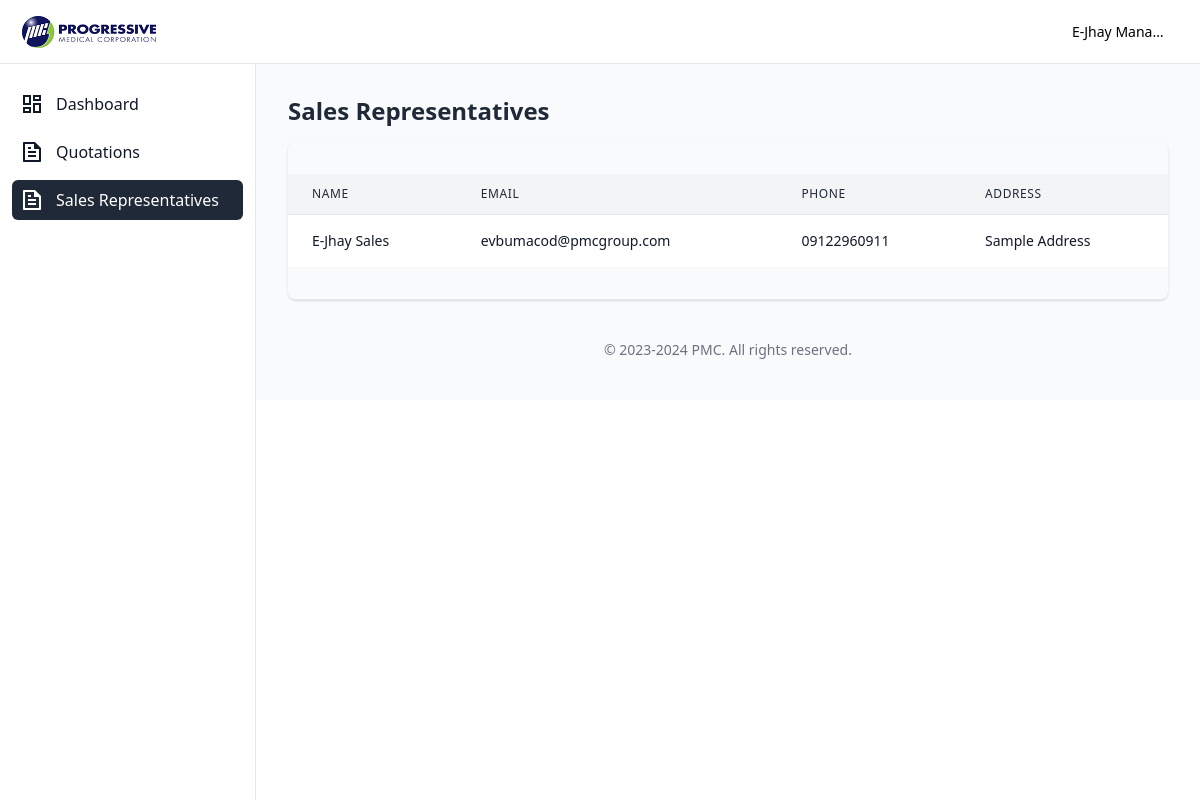
Page /sales (signed in) on the committed database.
### tables this page shows
CREATE TABLE `user` (
  `id` int(11) NOT NULL,
  `name` varchar(255) NOT NULL,
  `address` text NOT NULL,
  `phone` varchar(100) NOT NULL,
  `email` varchar(100) NOT NULL,
  `password` varchar(100) NOT NULL,
  `role_id` int(11) NOT NULL,
  `team_id` int(11) DEFAULT NULL,
  `created_at` timestamp NOT NULL DEFAULT current_timestamp(),
  `updated_at` timestamp NULL DEFAULT NULL
);

### Core/functions.php (called while the page is built, shortened)
<?php
function base_path($path)
{
    return BASE_PATH . $path;
}
function view($path, $attributes = [])
{
    extract($attributes);
    require base_path('views/' . $path);
}

### Http/controllers/sales_agent/index.php (called while the page is built, shortened)
<?php
$db = App::resolve('Core\Database');
$currentUserTeamId = $db->query("SELECT id FROM team WHERE manager_id = :manager_id", [
    'manager_id' => $_SESSION['user']['id']
])->find()['id'] ?? '';
$sales = $db->query("SELECT user.*, role.name as role FROM user JOIN role ON user.role_id = role.id WHERE user.role_id = :role_id AND user.team_id = :team_id ORDER BY name asc", [
    'role_id' => Role::SALES,
    'team_id' => $currentUserTeamId,
])->get();
view("sales_agent/index.view.php", [
    'heading' => "Sales Representatives",
    'sales' => $sales,
]);

### public/index.php (called while the page is built, shortened)
<?php
require BASE_PATH . "Core/functions.php";
spl_autoload_register(function($class) {
    $phpMailerNamespace = 'PHPMailer\PHPMailer\\';
    if (strpos($class, $phpMailerNamespace) == 0) {
        $classFile = base_path("vendor/phpmailer/phpmailer/src/" . str_replace($phpMailerNamespace, '', $class) . ".php");
    }
    $classFile = base_path(str_replace('\\', DIRECTORY_SEPARATOR, $class) . ".php");
});
require base_path('bootstrap.php');
$router = new \Core\Router();
$uri = parse_url($_SERVER['REQUEST_URI'])['path'];
$method = $_POST['_method'] ?? $_SERVER['REQUEST_METHOD'];
try {
    $router->route($uri, $method);
} catch (ValidationException $exception) {
    Session::flash('errors', $exception->errors);
    Session::flash('old', $exception->old);
    return redirect($router->previousUrl());
}

### Core/App.php (called while the page is built, shortened)
<?php
class App {
    protected static $container;
    public static function setContainer($container)
    {
        static::$container = $container;
    }
    public static function container()
    {
        return static::$container;
    }
    public static function resolve($key)
    {
        return static::container()->resolve($key);
    }
}

### Core/Container.php (called while the page is built, shortened)
<?php
class Container {
    protected $bindings = [];
    public function bind($key, $resolver)
    {
        $this->bindings[$key] = $resolver;
    }
    public function resolve($key)
    {
        $resolver = $this->bindings[$key];
        return call_user_func($resolver);
    }
}

### config.php (called while the page is built)
<?php
return [
    'database' => [
        'host' => "localhost",
        'port' => 3306,
        'dbname' => "quotation",
        'charset' => 'utf8mb4',
    ],
    'mail' => [
        'host' => "smtp.larksuite.com",
        'username' => "no-reply@pmc.ph",
        'password' => "Unimex123",
        'port' => 465,
        'from' => 'no-reply@pmc.ph',
        'fromName' => 'Progressive Medical Corporation',
    ],
    'server' => [
        'APP_URL' => 'http://localhost:8000/',
    ]
];

### bootstrap.php (called while the page is built, shortened)
<?php
$container = new Container();
$container->bind('Core\Database', function () {
    $config = require base_path("config.php");
    return new Database($config['database']);
});

### Core/Database.php (called while the page is built, shortened)
<?php
class Database {
    private $connection;
    private $statement;
    public function __construct($config, $username = 'root', $password = '')
    {
        $dsn = "mysql:" . http_build_query($config, '', ';');
        $this->connection = new PDO($dsn, $username, $password, [
            PDO::ATTR_DEFAULT_FETCH_MODE => PDO::FETCH_ASSOC
        ]);
    }
    public function query($query, $params = [])
    {
        $this->statement = $this->connection->prepare($query);
        $this->statement->execute($params);
        return $this;
    }
    public function get()
    {
        return $this->statement->fetchAll();
    }
    public function find()
    {
        return $this->statement->fetch();
    }
}

### views/sales_agent/index.view.php (the view, shortened to what this page needs)
<?php require base_path('views/partials/head.php') ?>
   <?php require base_path('views/partials/nav.php') ?>
   <div class="flex overflow-hidden bg-white pt-16">
      <?php require base_path('views/partials/sidebar.php') ?>
      <div id="main-content" class="h-full w-full bg-gray-50 relative overflow-y-auto lg:ml-64">
         <main class="pt-6 px-4 lg:px-8">
            <?php require base_path('views/partials/banner.php') ?>
            <div>
               <div class="shadow overflow-hidden border-b sm:rounded-lg py-8">
                  <div class="flex flex-col">
                     <div class="-my-2 overflow-x-auto sm:-mx-6 lg:-mx-8">
                        <div class="py-2 align-middle inline-block min-w-full sm:px-6 lg:px-8">
                              <div class="">
                                 <table class="min-w-full divide-y divide-gray-200 w-full">
                                    <thead>
                                       <tr>
                                          <th scope="col" class="px-6 py-3 bg-gray-100 text-left text-xs font-medium text-gray-800 uppercase tracking-wider">
                                             Name
                                          </th>
                                          <th scope="col" class="px-6 py-3 bg-gray-100 text-left text-xs font-medium text-gray-800 uppercase tracking-wider">
                                             Email
                                          </th>
                                          <th scope="col" class="px-6 py-3 bg-gray-100 text-left text-xs font-medium text-gray-800 uppercase tracking-wider">
                                             Phone
                                          </th>
                                          <th scope="col" class="px-6 py-3 bg-gray-100 text-left text-xs font-medium text-gray-800 uppercase tracking-wider">
                                             Address
                                          </th>
                                       </tr>
                                    </thead>
                                    <tbody class="bg-white divide-y divide-gray-200">
                                    <?php foreach($sales as $sale): ?>
                                          <tr>
                                             <td class="px-6 py-4 whitespace-nowrap text-sm text-gray-900">
                                                <?= $sale['name'] ?>
                                             </td>
                                             <td class="px-6 py-4 whitespace-nowrap text-sm text-gray-900">
                                                <?= $sale['email'] ?>
                                             </td>
                                             <td class="px-6 py-4 whitespace-nowrap text-sm text-gray-900">
                                                <?= $sale['phone'] ?>
                                             </td>
                                             <td class="px-6 py-4 whitespace-nowrap text-sm text-gray-900">
                                                <?= htmlspecialchars($sale['address']) ?>
                                             </td>
                                          </tr>
                                    <?php endforeach ?>
                                    </tbody>
                                 </table>
                              </div>
                        </div>
                     </div>
                  </div>
               </div>
            </div>
         </main>
<?php require base_path('views/partials/footer.php') ?>

### Core/router.php (shortened to what this page needs)
<?php
class Router
{
    public $routes = [];
    public function add($method, $uri, $controller)
    {
        $this->routes[] = [
            'uri' => $uri,
            'controller' => $controller,
            'method' => $method,
            'middleware' => null
        ];
        return $this;
    }
    public function only($key)
    {
        $this->routes[array_key_last($this->routes)]['middleware'] = $key;
        return $this;
    }
    public function route($uri, $method)
    {
        foreach ($this->routes as $route) {
            if ($route['uri'] == $uri && $route['method'] == strtoupper($method)) {
                return require base_path('Http/controllers/' . $route['controller']);
            }
        }
    }
}

### rows in the picture
user: name "E-Jhay Sales", email "evbumacod@pmcgroup.com", phone "09122960911", address "Sample Address"
